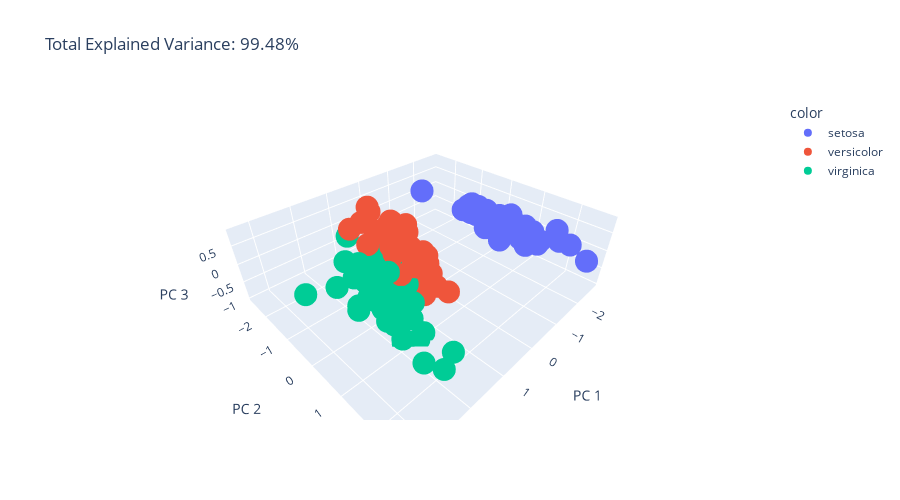

Notebook code cell kept with this figure:
### Code cell
pca = PCA(n_components=3)
components = pca.fit_transform(X)

total_var = pca.explained_variance_ratio_.sum() * 100

fig = px.scatter_3d(
    components, x=0, y=1, z=2, color=iris['species'],
    title=f'Total Explained Variance: {total_var:.2f}%',
    labels={'0': 'PC 1', '1': 'PC 2', '2': 'PC 3'}
)
fig.update_layout(width = 900, height = 500)
fig.show()
